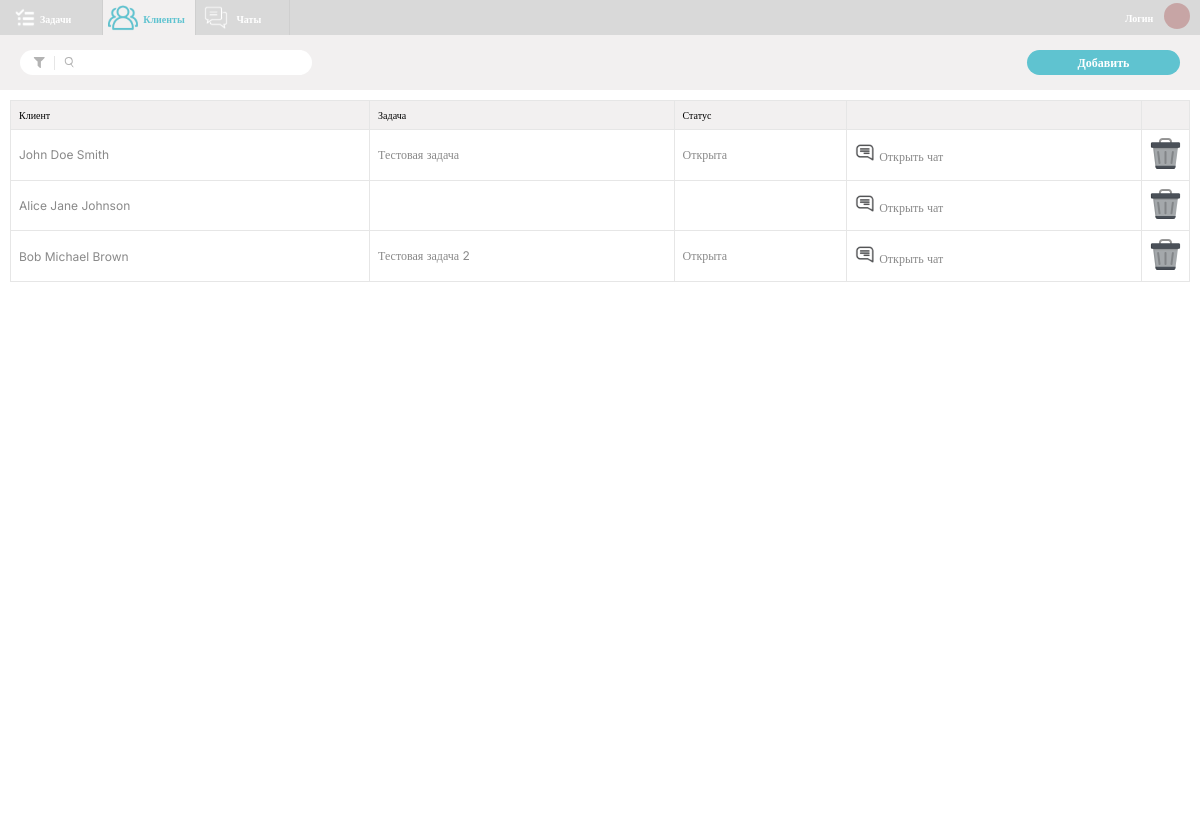
The page /Clients.php on the database as committed earlier.
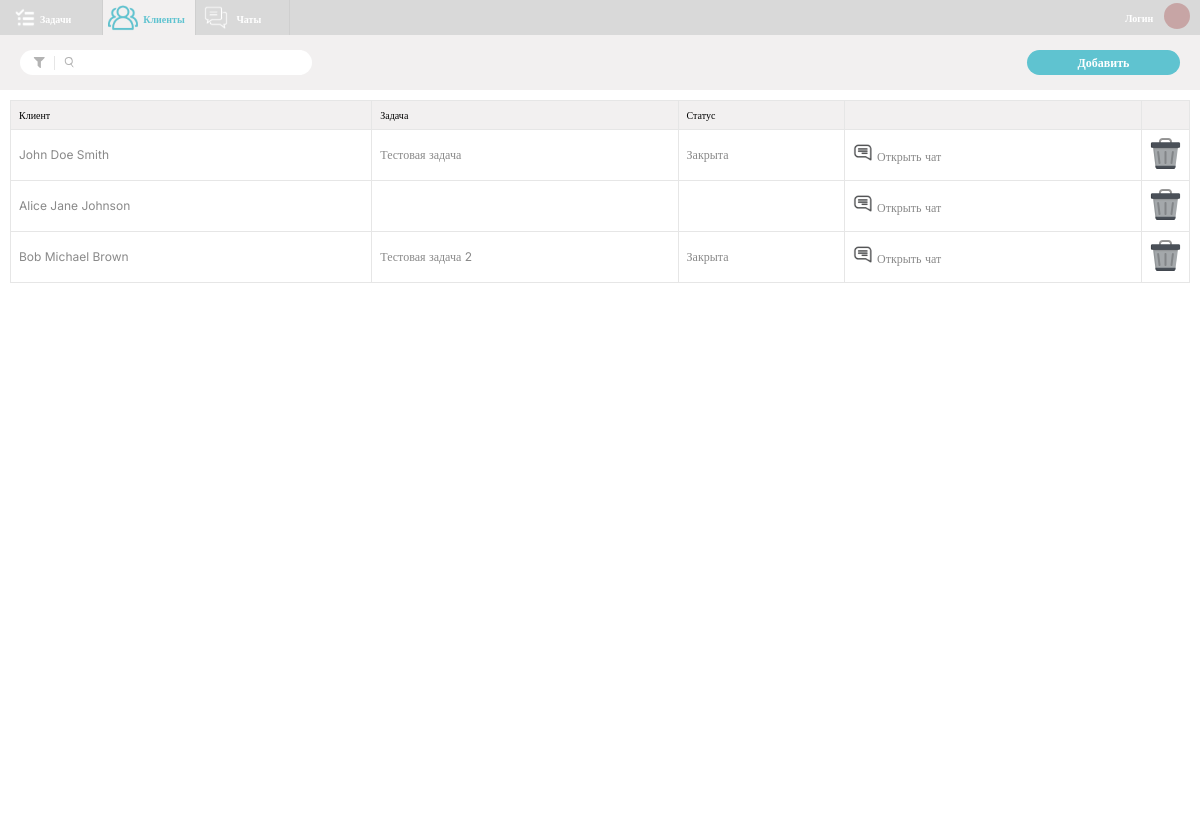
The same page on the database as committed later.
### tables this page shows
CREATE TABLE `issues` (
  `id_issue` int(11) NOT NULL,
  `id_status` int(11) DEFAULT NULL,
  `id_user` int(11) NOT NULL,
  `id_client` int(11) NOT NULL,
  `id_mark` int(11) DEFAULT NULL,
  `deleted` tinyint(1) DEFAULT 0,
  `name` varchar(100) DEFAULT NULL,
  `Description` text NOT NULL,
  `start_time` datetime DEFAULT NULL,
  `completion_time` datetime DEFAULT NULL
);

CREATE TABLE `status` (
  `id_status` int(11) NOT NULL,
  `status_name` varchar(50) NOT NULL
);

CREATE TABLE `clients` (
  `id_client` int(11) NOT NULL,
  `first_name` varchar(100) DEFAULT NULL,
  `middle_name` varchar(100) DEFAULT NULL,
  `last_name` varchar(100) DEFAULT NULL,
  `deleted` tinyint(1) DEFAULT 0,
  `company_name` varchar(255) DEFAULT NULL,
  `contact_phone` varchar(20) DEFAULT NULL,
  `email` varchar(100) DEFAULT NULL,
  `inn` varchar(20) DEFAULT NULL
);

### Clients.php (the view, shortened to what this page needs)
<?php
include 'database.php';
$sql = "SELECT c.id_client, c.first_name, c.middle_name, c.last_name, i.name AS task_name, s.status_name
        FROM clients c
        LEFT JOIN issues i ON c.id_client = i.id_client
        LEFT JOIN status s ON i.id_status = s.id_status";
$result = $conn->query($sql);
?>
<!DOCTYPE html>
<html lang="en">
<head>
    <link rel="stylesheet" href="CSS/clientsStyle.css">
    <link rel="stylesheet" href="CSS/clientsEdit.css">
    <link rel="stylesheet" href="CSS/addClientModal.css">
</head>
<body>
    <header>
            <div class="header-container">
              <div class="nav-item">
                <a href="Tasks.php" class="rectangle-9 tasks" style="text-decoration: none;">
                  <img src="IMG/image-70.svg" alt="Задачи" width="30" height="30" />
                  <span class="nav-text">Задачи</span>
                </a>
              </div>
            <div class="nav-item active">
                <div class="rectangle-9 client">
                    <img src="IMG/image-80active.svg" alt="Клиенты" width="21" height="21" />
                    <span class="nav-text">Клиенты</span>
                </div>
            </div>
            <div class="nav-item">
                <a href="Chats.php" class="rectangle-9 chat" style="text-decoration: none;">
                      <img src="IMG/image-90.svg" alt="Чаты" width="28" height="24" />
                      <span class="nav-text">Чаты</span>
                </a>
            </div>
        </div>
        <div class="login-avatar-container">
            <div class="login-text">Логин</div>
            <div class="avatar">
                <svg xmlns="http://www.w3.org/2000/svg" width="26" height="26" viewBox="0 0 26 26" fill="none">
                    <circle cx="13" cy="13" r="13" fill="#C7A5A5" />
                </svg>
            </div>
        </div>
    </header>
    <div class="header-content">
        <div class="search-panel">
            <img src="IMG/Polygon2.svg" alt="Polygon2" />
            <img src="IMG/Search.svg" alt="Search" />
            <input type="text" id="searchInput" onkeyup="searchTable()">
          </div>
          <div class="add-button" onclick="openAddClientModal()"><span>Добавить</span></div>
    </div>
    <div class="task-list-container">
    <table class="task-table">
    <thead>
        <tr>
            <th>Клиент</th>
            <th>Задача</th>
            <th>Статус</th>
            <th></th>
            <th></th>
        </tr>
    </thead>
    <tbody>
        <?php
        if ($result->num_rows > 0) {
            while($row = $result->fetch_assoc()) {
                echo "<tr>";
                echo "<td> <span style='cursor: pointer;' onclick='openModal(" . $row['id_client'] . ")'>" . $row["first_name"] . " " . $row["middle_name"] . " " . $row["last_name"] . "</span></td>";
                echo "<td>" . $row["task_name"] . "</td>";
                echo "<td>" . $row["status_name"] . "</td>";
                echo "<td><img src='IMG/chat.svg' alt='chat' /> Открыть чат</td>";
                echo "<td><img src='IMG/delete.svg' alt='delete' style='cursor: pointer;' onclick='deleteClient(" . $row['id_client'] . ")'></td>";
                echo "</tr>";
            }
        } else {
            echo "<tr><td colspan='4'>Нет данных</td></tr>";
        }
        ?>
    </tbody>
</table>
</div>
</body>
</html>

Rows that differ between the two databases and show on the page:
changed issues "Тестовая задача": id_status.status_name "Открыта" → "Закрыта"
changed issues "Тестовая задача 2": id_status.status_name "Открыта" → "Закрыта"
